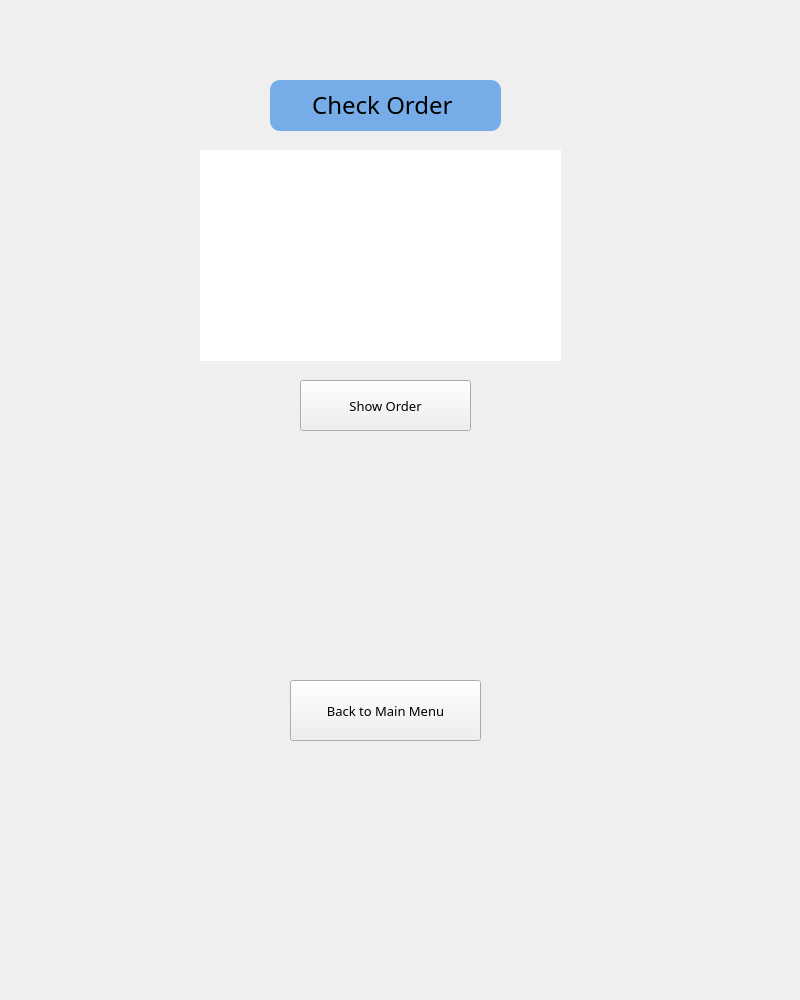
<?xml version="1.0" encoding="UTF-8"?>
<ui version="4.0">
 <class>Dialog</class>
 <widget class="QDialog" name="Dialog">
  <property name="geometry">
   <rect>
    <x>0</x>
    <y>0</y>
    <width>800</width>
    <height>1000</height>
   </rect>
  </property>
  <property name="windowTitle">
   <string>Dialog</string>
  </property>
  <widget class="QWidget" name="widget" native="true">
   <property name="geometry">
    <rect>
     <x>180</x>
     <y>50</y>
     <width>400</width>
     <height>700</height>
    </rect>
   </property>
   <property name="styleSheet">
    <string notr="true">background-color :'white'</string>
   </property>
   <widget class="QLabel" name="InputItemName">
    <property name="geometry">
     <rect>
      <x>90</x>
      <y>30</y>
      <width>231</width>
      <height>51</height>
     </rect>
    </property>
    <property name="font">
     <font>
      <family>Montserrat Medium</family>
      <pointsize>18</pointsize>
     </font>
    </property>
    <property name="layoutDirection">
     <enum>Qt::LeftToRight</enum>
    </property>
    <property name="styleSheet">
     <string notr="true">QLabel {
background-color : rgb(118, 173, 232);
border-radius :10px
}</string>
    </property>
    <property name="frameShape">
     <enum>QFrame::NoFrame</enum>
    </property>
    <property name="frameShadow">
     <enum>QFrame::Plain</enum>
    </property>
    <property name="lineWidth">
     <number>0</number>
    </property>
    <property name="text">
     <string>&lt;html&gt;&lt;head/&gt;&lt;body&gt;&lt;p align=&quot;center&quot;&gt;Check Order &lt;/p&gt;&lt;/body&gt;&lt;/html&gt;</string>
    </property>
    <property name="textFormat">
     <enum>Qt::RichText</enum>
    </property>
    <property name="scaledContents">
     <bool>true</bool>
    </property>
    <property name="alignment">
     <set>Qt::AlignCenter</set>
    </property>
    <property name="wordWrap">
     <bool>true</bool>
    </property>
   </widget>
   <widget class="QPushButton" name="backButton">
    <property name="geometry">
     <rect>
      <x>30</x>
      <y>910</y>
      <width>251</width>
      <height>71</height>
     </rect>
    </property>
    <property name="font">
     <font>
      <family>Montserrat Medium</family>
      <pointsize>10</pointsize>
     </font>
    </property>
    <property name="styleSheet">
     <string notr="true">QPushButton::active {
background-color : rgb(177, 220, 242);
border-radius : 25px;
}
QPushButton::hover{
background-color : rgb(31, 204, 181);
}

QPushButton::pressed{
background-color : rgb(30, 115, 227);
}


</string>
    </property>
    <property name="text">
     <string>Back</string>
    </property>
   </widget>
   <widget class="QPushButton" name="toMainMenu">
    <property name="geometry">
     <rect>
      <x>110</x>
      <y>630</y>
      <width>191</width>
      <height>61</height>
     </rect>
    </property>
    <property name="font">
     <font>
      <family>Montserrat Medium</family>
      <pointsize>10</pointsize>
     </font>
    </property>
    <property name="styleSheet">
     <string notr="true">
QPushButton::active {
background-color :  rgb(16, 166, 235);
border-radius : 25px;
}
QPushButton::hover{
background-color : rgb(31, 204, 181);
}

QPushButton::pressed{
background-color : rgb(30, 115, 227);
}</string>
    </property>
    <property name="text">
     <string>Back to Main Menu</string>
    </property>
   </widget>
   <widget class="QLabel" name="Status">
    <property name="geometry">
     <rect>
      <x>30</x>
      <y>510</y>
      <width>331</width>
      <height>101</height>
     </rect>
    </property>
    <property name="font">
     <font>
      <family>Montserrat Medium</family>
      <pointsize>8</pointsize>
     </font>
    </property>
    <property name="layoutDirection">
     <enum>Qt::LeftToRight</enum>
    </property>
    <property name="styleSheet">
     <string notr="true">QLabel {

border-radius :10px
}</string>
    </property>
    <property name="frameShape">
     <enum>QFrame::NoFrame</enum>
    </property>
    <property name="frameShadow">
     <enum>QFrame::Plain</enum>
    </property>
    <property name="lineWidth">
     <number>0</number>
    </property>
    <property name="text">
     <string>&lt;html&gt;&lt;head/&gt;&lt;body&gt;&lt;p&gt;&lt;br/&gt;&lt;/p&gt;&lt;/body&gt;&lt;/html&gt;</string>
    </property>
    <property name="textFormat">
     <enum>Qt::RichText</enum>
    </property>
    <property name="scaledContents">
     <bool>true</bool>
    </property>
    <property name="alignment">
     <set>Qt::AlignCenter</set>
    </property>
    <property name="wordWrap">
     <bool>true</bool>
    </property>
   </widget>
   <widget class="QTableView" name="ItemTable">
    <property name="geometry">
     <rect>
      <x>20</x>
      <y>100</y>
      <width>361</width>
      <height>211</height>
     </rect>
    </property>
    <property name="styleSheet">
     <string notr="true">QTableView{
border-style : none
}</string>
    </property>
   </widget>
   <widget class="QPushButton" name="ShowOrder">
    <property name="geometry">
     <rect>
      <x>120</x>
      <y>330</y>
      <width>171</width>
      <height>51</height>
     </rect>
    </property>
    <property name="font">
     <font>
      <family>Montserrat Medium</family>
      <pointsize>10</pointsize>
     </font>
    </property>
    <property name="styleSheet">
     <string notr="true">
QPushButton::active {
background-color :  rgb(16, 166, 235);
border-radius : 25px;
}
QPushButton::hover{
background-color : rgb(31, 204, 181);
}

QPushButton::pressed{
background-color : rgb(30, 115, 227);
}</string>
    </property>
    <property name="text">
     <string>Show Order</string>
    </property>
   </widget>
   <widget class="QWidget" name="gridLayoutWidget">
    <property name="geometry">
     <rect>
      <x>130</x>
      <y>400</y>
      <width>160</width>
      <height>80</height>
     </rect>
    </property>
    <layout class="QGridLayout" name="gridLayout"/>
   </widget>
  </widget>
 </widget>
 <resources/>
 <connections/>
</ui>
